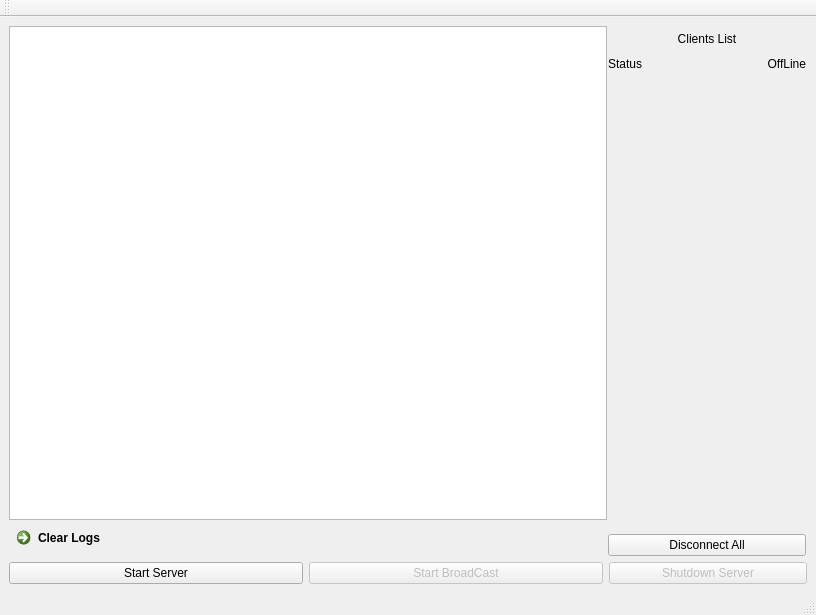
<?xml version="1.0" encoding="UTF-8"?>
<ui version="4.0">
 <class>guicore</class>
 <widget class="QMainWindow" name="guicore">
  <property name="geometry">
   <rect>
    <x>0</x>
    <y>0</y>
    <width>816</width>
    <height>615</height>
   </rect>
  </property>
  <property name="windowTitle">
   <string>TCP Server</string>
  </property>
  <property name="windowIcon">
   <iconset>
    <normalon>:/pic/server.icns</normalon>
   </iconset>
  </property>
  <widget class="QWidget" name="centralwidget">
   <layout class="QGridLayout" name="gridLayout_2">
    <item row="0" column="0">
     <layout class="QVBoxLayout" name="verticalLayout_4">
      <item>
       <layout class="QHBoxLayout" name="horizontalLayout">
        <property name="spacing">
         <number>0</number>
        </property>
        <item>
         <widget class="QWidget" name="widgetLeft" native="true">
          <layout class="QGridLayout" name="gridLayout">
           <property name="leftMargin">
            <number>0</number>
           </property>
           <property name="topMargin">
            <number>0</number>
           </property>
           <property name="rightMargin">
            <number>0</number>
           </property>
           <property name="bottomMargin">
            <number>0</number>
           </property>
           <property name="spacing">
            <number>0</number>
           </property>
           <item row="0" column="0">
            <layout class="QVBoxLayout" name="verticalLayout">
             <property name="spacing">
              <number>0</number>
             </property>
             <item>
              <widget class="QTextEdit" name="textEditLogs">
               <property name="readOnly">
                <bool>true</bool>
               </property>
              </widget>
             </item>
             <item>
              <widget class="QCommandLinkButton" name="commandLinkButtonErase">
               <property name="text">
                <string>Clear Logs</string>
               </property>
              </widget>
             </item>
            </layout>
           </item>
          </layout>
         </widget>
        </item>
        <item>
         <widget class="QWidget" name="widgetRight" native="true">
          <property name="minimumSize">
           <size>
            <width>200</width>
            <height>500</height>
           </size>
          </property>
          <layout class="QGridLayout" name="gridLayout_3">
           <property name="leftMargin">
            <number>0</number>
           </property>
           <property name="topMargin">
            <number>0</number>
           </property>
           <property name="rightMargin">
            <number>0</number>
           </property>
           <property name="bottomMargin">
            <number>0</number>
           </property>
           <property name="spacing">
            <number>0</number>
           </property>
           <item row="0" column="0">
            <layout class="QVBoxLayout" name="verticalLayout_3">
             <property name="spacing">
              <number>0</number>
             </property>
             <item>
              <layout class="QVBoxLayout" name="verticalLayout_2">
               <item>
                <widget class="QLabel" name="labelLeftName">
                 <property name="minimumSize">
                  <size>
                   <width>0</width>
                   <height>25</height>
                  </size>
                 </property>
                 <property name="text">
                  <string>Clients List</string>
                 </property>
                 <property name="alignment">
                  <set>Qt::AlignCenter</set>
                 </property>
                </widget>
               </item>
               <item>
                <layout class="QFormLayout" name="formLayout">
                 <item row="0" column="0">
                  <widget class="QLabel" name="labelStatusName">
                   <property name="minimumSize">
                    <size>
                     <width>75</width>
                     <height>25</height>
                    </size>
                   </property>
                   <property name="text">
                    <string>Status</string>
                   </property>
                  </widget>
                 </item>
                 <item row="0" column="1">
                  <widget class="QLabel" name="labelStatusValue">
                   <property name="minimumSize">
                    <size>
                     <width>75</width>
                     <height>25</height>
                    </size>
                   </property>
                   <property name="text">
                    <string>OffLine</string>
                   </property>
                   <property name="alignment">
                    <set>Qt::AlignRight|Qt::AlignTrailing|Qt::AlignVCenter</set>
                   </property>
                  </widget>
                 </item>
                </layout>
               </item>
              </layout>
             </item>
             <item>
              <widget class="QWidget" name="widgetClientList" native="true">
               <property name="minimumSize">
                <size>
                 <width>150</width>
                 <height>0</height>
                </size>
               </property>
               <layout class="QGridLayout" name="gridLayout_4">
                <property name="leftMargin">
                 <number>0</number>
                </property>
                <property name="topMargin">
                 <number>0</number>
                </property>
                <property name="rightMargin">
                 <number>0</number>
                </property>
                <property name="bottomMargin">
                 <number>0</number>
                </property>
                <property name="spacing">
                 <number>0</number>
                </property>
                <item row="0" column="0">
                 <layout class="QVBoxLayout" name="verticalLayoutClientList">
                  <property name="spacing">
                   <number>0</number>
                  </property>
                 </layout>
                </item>
               </layout>
              </widget>
             </item>
             <item>
              <spacer name="verticalSpacer">
               <property name="orientation">
                <enum>Qt::Vertical</enum>
               </property>
               <property name="sizeHint" stdset="0">
                <size>
                 <width>20</width>
                 <height>40</height>
                </size>
               </property>
              </spacer>
             </item>
             <item>
              <widget class="QPushButton" name="pushButtonDisconnectAll">
               <property name="minimumSize">
                <size>
                 <width>198</width>
                 <height>0</height>
                </size>
               </property>
               <property name="maximumSize">
                <size>
                 <width>198</width>
                 <height>16777215</height>
                </size>
               </property>
               <property name="text">
                <string>Disconnect All</string>
               </property>
              </widget>
             </item>
            </layout>
           </item>
          </layout>
         </widget>
        </item>
       </layout>
      </item>
      <item>
       <layout class="QHBoxLayout" name="horizontalLayout_2">
        <item>
         <widget class="QPushButton" name="pushButtonStartServer">
          <property name="text">
           <string>Start Server</string>
          </property>
         </widget>
        </item>
        <item>
         <widget class="QPushButton" name="pushButtonStartBroadCast">
          <property name="enabled">
           <bool>false</bool>
          </property>
          <property name="text">
           <string>Start BroadCast</string>
          </property>
         </widget>
        </item>
        <item>
         <widget class="QPushButton" name="pushButtonStopServer">
          <property name="enabled">
           <bool>false</bool>
          </property>
          <property name="minimumSize">
           <size>
            <width>198</width>
            <height>0</height>
           </size>
          </property>
          <property name="maximumSize">
           <size>
            <width>198</width>
            <height>16777215</height>
           </size>
          </property>
          <property name="text">
           <string>Shutdown Server</string>
          </property>
         </widget>
        </item>
       </layout>
      </item>
     </layout>
    </item>
   </layout>
  </widget>
  <widget class="QMenuBar" name="menubar">
   <property name="geometry">
    <rect>
     <x>0</x>
     <y>0</y>
     <width>816</width>
     <height>22</height>
    </rect>
   </property>
  </widget>
  <widget class="QStatusBar" name="statusbar"/>
  <widget class="QToolBar" name="toolBar">
   <property name="windowTitle">
    <string>toolBar</string>
   </property>
   <attribute name="toolBarArea">
    <enum>TopToolBarArea</enum>
   </attribute>
   <attribute name="toolBarBreak">
    <bool>false</bool>
   </attribute>
  </widget>
 </widget>
 <resources/>
 <connections>
  <connection>
   <sender>commandLinkButtonErase</sender>
   <signal>clicked()</signal>
   <receiver>textEditLogs</receiver>
   <slot>clear()</slot>
   <hints>
    <hint type="sourcelabel">
     <x>232</x>
     <y>262</y>
    </hint>
    <hint type="destinationlabel">
     <x>120</x>
     <y>116</y>
    </hint>
   </hints>
  </connection>
 </connections>
</ui>
